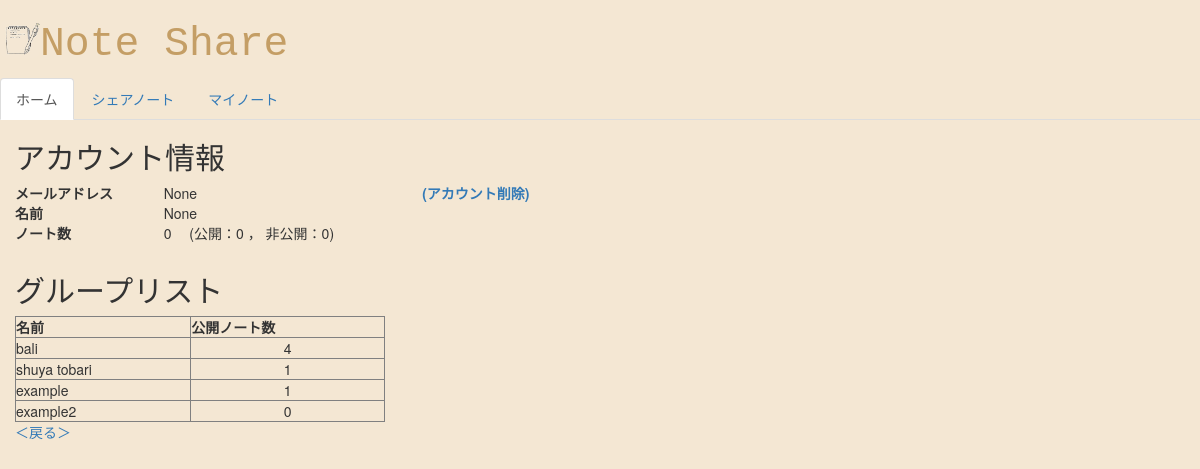
The page /home on the database its author committed.
### tables this page shows
CREATE TABLE user_data(id TEXT PRIMARY KEY, name TEXT, pass_hash TEXT);

### hello.py (the view)
@app.route('/home')
def home():
	note_num = []
	mynote_num = 0
	sharenote_num = 0
	conn = sqlite3.connect(DBNAME)
	c = conn.cursor()
	c.execute("SELECT * FROM user_data")
	output = c.fetchall()
	c.execute("SELECT * FROM note_data WHERE account = (?)", (name, ))
	mynote_num = len(c.fetchall())
	c.execute("SELECT * FROM note_data WHERE share = 1 AND account = (?)", (name, ))
	sharenote_num = len(c.fetchall())
	for out in output:
		c.execute("SELECT * FROM note_data WHERE share = 1 AND account = (?)", (out[1], ))
		num = len(c.fetchall())
		note_num.append(num)
	conn.close()
	return render_template("home.html", output=output, id=id, name=name, note_num=note_num, mynote_num=mynote_num, sharenote_num=sharenote_num)

### templates/home.html (shortened to what this page needs)
{% extends "index.html" %}
{% block content %}
<ul class="nav nav-tabs">
	<li role="presentation" class="active"><a href="/home">ホーム</a></li>
	<li role="presentation"><a href="/note?noteid=0">シェアノート</a></li>
	<li role="presentation"><a href="/mynote?noteid=0">マイノート</a></li>
</ul>
<div class="container-fluid">
    <div class="row">
        <div class="col-md-6">
            <h2> アカウント情報</h2>
            <table style="width: 100%;">
                <tr>
                    <th> メールアドレス </th>
                    <td>{{ id }}</td>
                    <th>
                        <a href="http://localhost:8000/delete" onclick="clickDisplayAlert();return false">(アカウント削除)</a>
                    </th>
                </tr>
                <tr>
                    <th>名前</th>
                    <td>{{ name }}</td>
                </tr>
                <tr>
                    <th>ノート数</th>
                    <td>{{mynote_num}} 　(公開：{{sharenote_num}} ， 非公開：{{mynote_num - sharenote_num}})</td>
                </tr>
            </table>
        </div>
    </div>
    <div class="row"><p> </p> </div>
    <div class="row">
        <div class="col-md-4">
            <h2> グループリスト </h2>
            <table border="1" style="width: 100%;">
            <tr>
                <th> 名前 </th>
                <th> 公開ノート数 </th>
            </tr>
            {% set ns = namespace(cnt = 0) %}
            {% for out in output %}
            <tr>
                <td> {{ out[1] }} </td>
                <td align="center"> {{ note_num[ns.cnt] }} </td>
            </tr>
            {% set ns.cnt = ns.cnt + 1 %}
            {% endfor %}
            </table>
            <a href="http://localhost:8000/" onclick="clickDisplayAlert();return false">＜戻る＞</a>
        </div>
    </div>
</div>
{% endblock %}

### templates/index.html (style rules this page uses)
body { background-color:#F4E7D3; }

### rows shown on the page
user_data: name "bali", note_num "4"
user_data: name "shuya tobari", note_num "1"
user_data: name "example", note_num "1"
user_data: name "example2", note_num "0"

### other values the page prints
{{ id }} "None"
{{ name }} "None"
{{ mynote_num }} "0"
{{ sharenote_num }} "0"
{{ mynote_num - sharenote_num }} "0"
